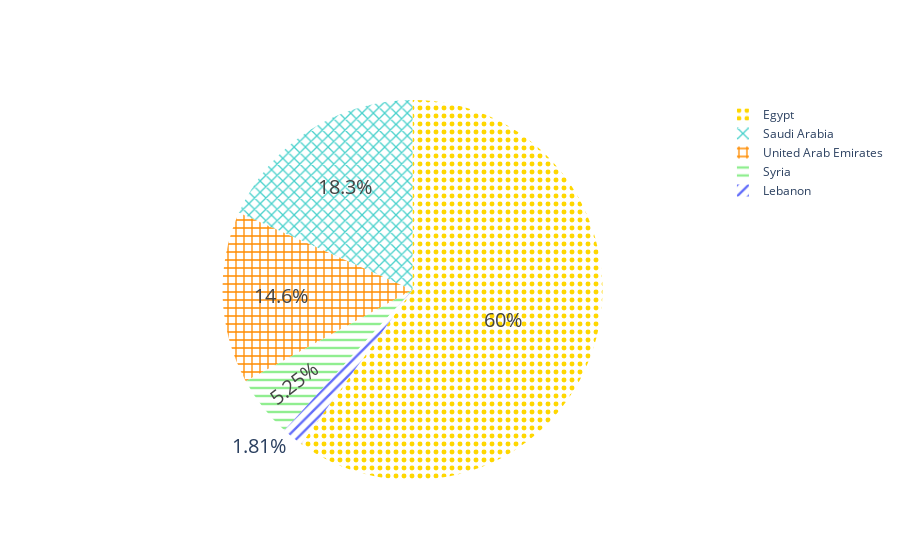

The cell this chart's notebook holds for it:
### Code cell
colors = ["gold", "mediumturquoise", "darkorange", "lightgreen"] 
go.Figure(
    data=[
        go.Pie(
            labels=s.index,
            values=s.values,
            textfont_size=20,
            marker=dict(colors=colors, pattern=dict(shape=[".", "x", "+", "-" ,'/']))
        )
    ]
)

### Figure 1 — Plotly figure (JSON) as saved in the notebook; plotly's stock layout.template omitted (floating-point values rounded to 4 significant figures)
{"data": [{"labels": ["Egypt", "Saudi Arabia", "United Arab Emirates", "Syria", "Lebanon"], "marker": {"colors": ["gold", "mediumturquoise", "darkorange", "lightgreen"], "pattern": {"shape": [".", "x", "+", "-", "/"]}}, "textfont": {"size": 20}, "type": "pie", "values": [5662, 1732, 1380, 496, 171]}], "layout": {"autosize": true}}
